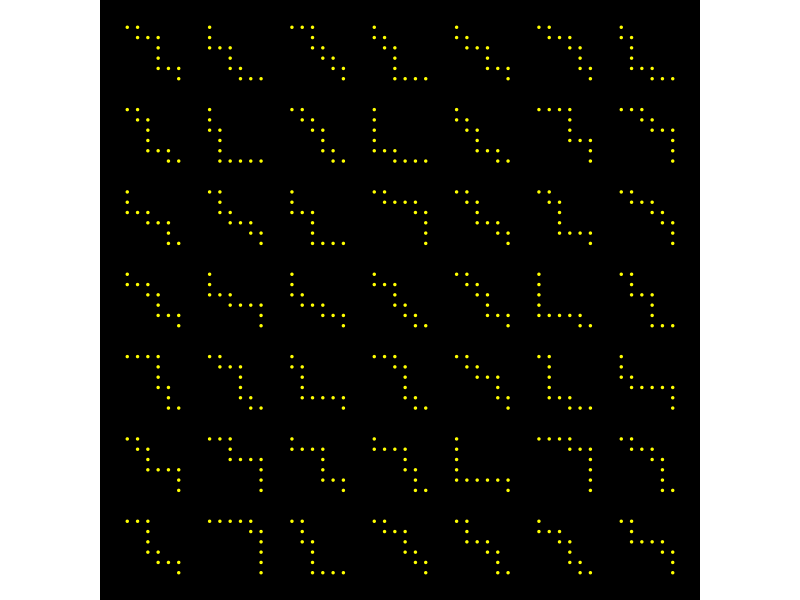
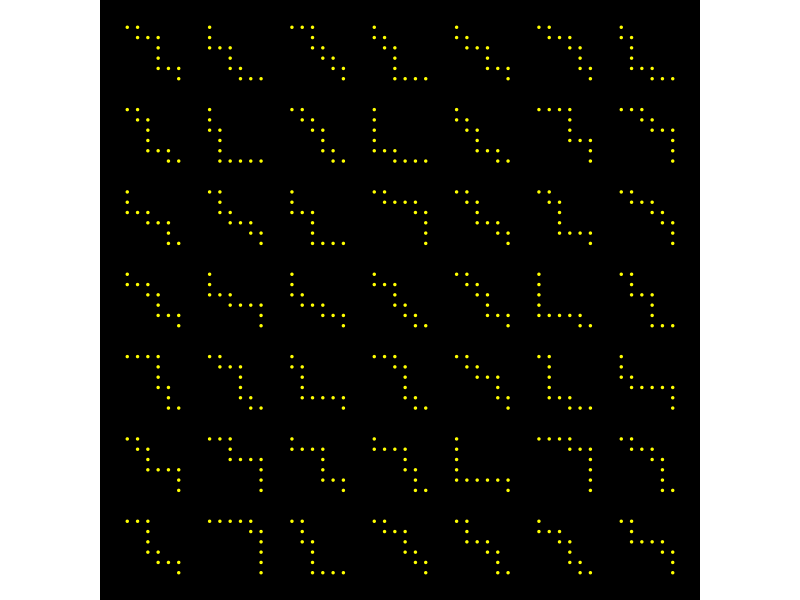

Write the R code that produced these figures, in order.
# libraries ----
library(data.table)
library(ggplot2)

# functions ----
totalMoves <- function(movesSide)
{
    factorial(2 * movesSide) / (factorial(movesSide) * factorial(movesSide))
}

create_path_polygons <- function(path = "RDR", startingPoint = c(0, 0), stepPath = 1)
{
    steps <- unlist(strsplit(x = path, split = ""))
    xAxis <- c(startingPoint[1])
    yAxis <- c(startingPoint[2])
    lastPoint <- startingPoint
    for (step in steps)
    {
        if (step == "D")
        {
            lastPoint[2] <- lastPoint[2] - stepPath
        } else
        {
            lastPoint[1] <- lastPoint[1] + stepPath
        }
        xAxis <- c(xAxis, lastPoint[1])
        yAxis <- c(yAxis, lastPoint[2])
    }
    data.table(x = xAxis, y = yAxis)
}

# main idea ----
# assume we have n x n grid and we want to set a path from cell (1,1) to cell (n,n) while we can onyl move to the right (R) or down (D). how many possible paths are there? this is a problem when we need to think about permutations. permutations of steps D and R
# create data ----
# how many moves (maximum) we can make in one direction?
movesSide <- 5

# how many paths are there?
totalMoves(movesSide)

# for the nice grid we well use a square setup
pathsNeeded <- 7 ^ 2
pathsChosen <- c()
pathsCount <- 0

# we could make all the possible permutations and randomize that many paths that we need. all we can randomize path, check if we already have it: if yes, randomize again; if not randomize again, but increase a counter and store that path
# that in mind, we have to pick reasonalbe number for total number of moves and number of paths that we will need

# create paths
set.seed(seed = 1234)

while (pathsCount < pathsNeeded)
{
    thisPath <- sample(x = c(rep("D", movesSide), rep("R", movesSide)), size = 2 * movesSide, replace = F)
    if (!paste0(thisPath, collapse = "") %in% pathsChosen)
    {
        pathsCount <- pathsCount + 1
        pathsChosen <- c(pathsChosen, paste0(thisPath, collapse = ""))
    }
}

# length of step
stepPath <- 1

# point representations of paths
dataPaths <- rbindlist(
    l = lapply(
        X = 1:pathsNeeded,
        FUN = function(pathNumber){
            whichRow <- ceiling(pathNumber / sqrt(pathsNeeded))
            whichColumn <- pathNumber - (whichRow  - 1) * sqrt(pathsNeeded)
            create_path_polygons(
                path = pathsChosen[pathNumber], 
                startingPoint = c((whichColumn - 1) * (movesSide + 3) , (whichRow - 1) * (movesSide + 3)), 
                stepPath = stepPath
            )
        }
    )
)

# plot ----
ggplot() + 
    geom_point(data = dataPaths, aes(x = x, y = y), color = "yellow", size = .5) + 
    theme_void() + 
    theme(
        panel.background = element_rect(fill = "black"),
        aspect.ratio = 1
    )
ggsave(filename = "results/25_grid_of_permutations.png", height = 3, width = 3, dpi = 1440)
